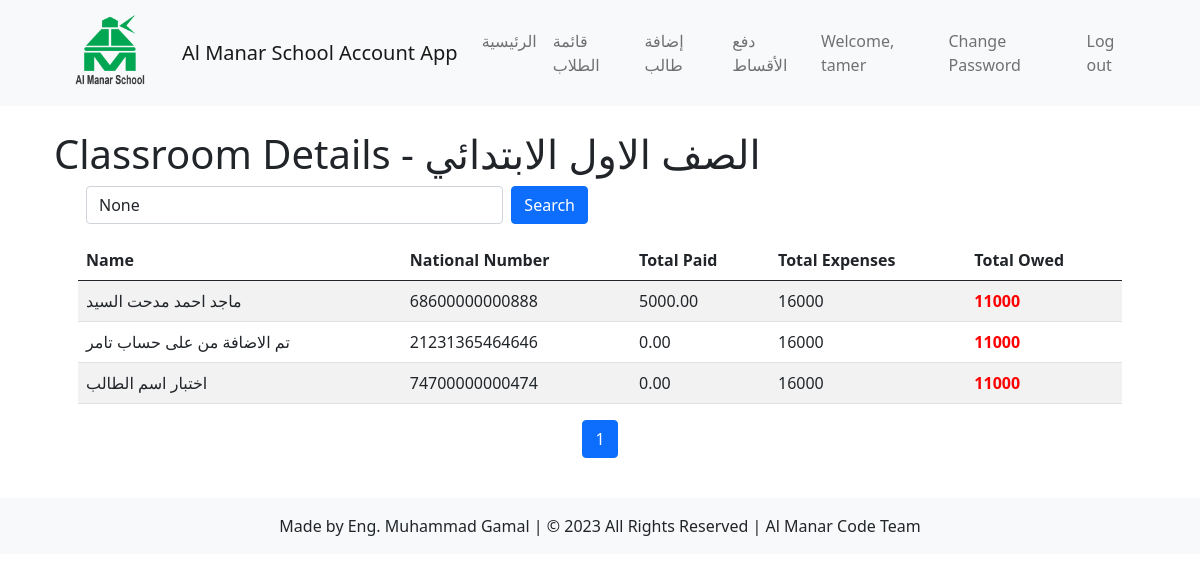
The page /students/classroom/6/ (signed in) on the database as committed earlier.
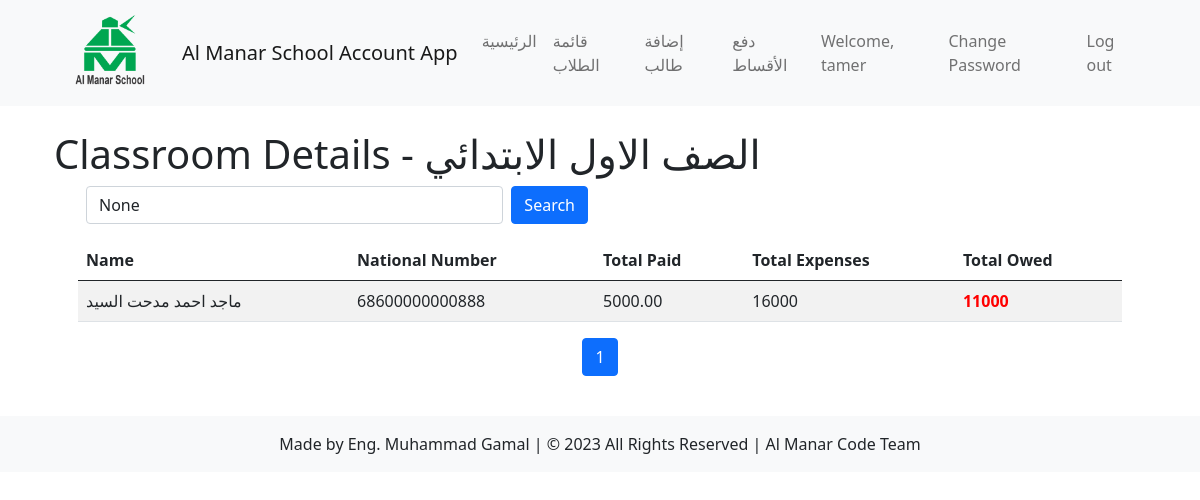
The same page on the database as committed later.
### students/models.py (models this page shows, shortened)
class Student(models.Model):
    GENDER_CHOICES = (
        ('', '---------'),
        ('M', 'Male'),
        ('F', 'Female'),
    )
    name = models.CharField(max_length=50)
    national_number = models.IntegerField(unique=True)
    age = models.IntegerField()
    gender = models.CharField(max_length=1, choices=GENDER_CHOICES)
    date_of_birth = models.DateField()
    academic_year = models.ForeignKey(AcademicYear, on_delete=models.CASCADE, default=timezone.now, null=True, blank=True)
    classroom = models.ManyToManyField(Classroom)
    total_payments = models.DecimalField(max_digits=8, decimal_places=2, default=0, null=True, blank=True)
    total_owed = models.DecimalField(max_digits=8, decimal_places=2, default=0, null=True, blank=True)
    phone_number = models.CharField(max_length=20, default='')  # Add the phone number field

### students/views.py (the view)
# urls.py: path('classroom/<int:classroom_id>/', views.classroom_details, name='classroom_details'),
@never_cache
@login_required
def classroom_details(request, classroom_id):
    classroom = Classroom.objects.get(id=classroom_id)
    expenses = Expense.objects.filter(classroom=classroom)
    total_expenses = expenses.aggregate(total_expenses=Sum('amount'))['total_expenses'] or 0
    total_paid = Tuition.objects.filter(student__classroom=classroom, paid=True).aggregate(total=Sum('amount_tuition'))['total'] or 0
    total_owed = total_expenses - total_paid
    search_query = request.GET.get('search')
    if search_query:
        students = classroom.student_set.filter(Q(name__icontains=search_query) | Q(national_number__icontains=search_query))
    else:
        students = classroom.student_set.all()
    paginator = Paginator(students, 10)
    page_number = request.GET.get('page')
    page_obj = paginator.get_page(page_number)
    context = {
        'classroom': classroom,
        'page_obj': page_obj,
        'search_query': search_query,
        'total_expenses': total_expenses,
        'total_owed': total_owed,
        'total_paid': total_paid,
    }
    return render(request, 'students/classroom_details.html', context)

### students/templates/students/classroom_details.html (shortened to what this page needs)
{% extends 'students/base.html' %}
{% block content %}
  <h1>Classroom Details - {{ classroom.name }}</h1>
  <div class="container">
    <div class="row mb-3">
      <div class="col-md-6">
        <form method="GET" action="{% url 'students:classroom_details' classroom.id %}" class="d-flex">
          <input type="text" name="search" class="form-control me-2" placeholder="Search students" value="{{ search_query }}">
          <button type="submit" class="btn btn-primary">Search</button>
        </form>
      </div>
    </div>
    <table class="table table-striped">
      <thead>
        <tr>
          <th>Name</th>
          <th>National Number</th>
          <th>Total Paid</th>
          <th>Total Expenses</th>
          <th>Total Owed</th>
        </tr>
      </thead>
      <tbody>
        {% for student in page_obj %}
          <tr>
            <td>{{ student.name }}</td>
            <td>{{ student.national_number }}</td>
            <td>{{ student.total_payments }}</td>
            <td>{{ total_expenses }}</td>
            <td>
              <strong style="color: {% if total_owed > 0 %}red{% elif total_owed < 0 %}green{% else %}green{% endif %}">
                {% if total_owed > 0 %}
                  {{ total_owed }}
                {% elif total_owed < 0 %}
                  Paid over
                  {{ total_owed }}
                {% else %}
                  0
                {% endif %}
              </strong>
            </td>
          </tr>
        {% empty %}
          <tr>
            <td colspan="5">No students found.</td>
          </tr>
        {% endfor %}
      </tbody>
    </table>
    <nav aria-label="Page navigation">
      <ul class="pagination justify-content-center">
        <li class="page-item active" aria-current="page">
          <span class="page-link">{{ page_obj.number }}</span>
        </li>
      </ul>
    </nav>
  </div>
{% endblock %}

Rows that differ between the two databases and show on the page:
removed Student: name "تم الاضافة من على حساب تامر", national_number "21231365464646", total_payments "0.00", total_expenses "16000", total_owed "11000"
removed Student: name "اختبار اسم الطالب", national_number "74700000000474", total_payments "0.00", total_expenses "16000", total_owed "11000"
